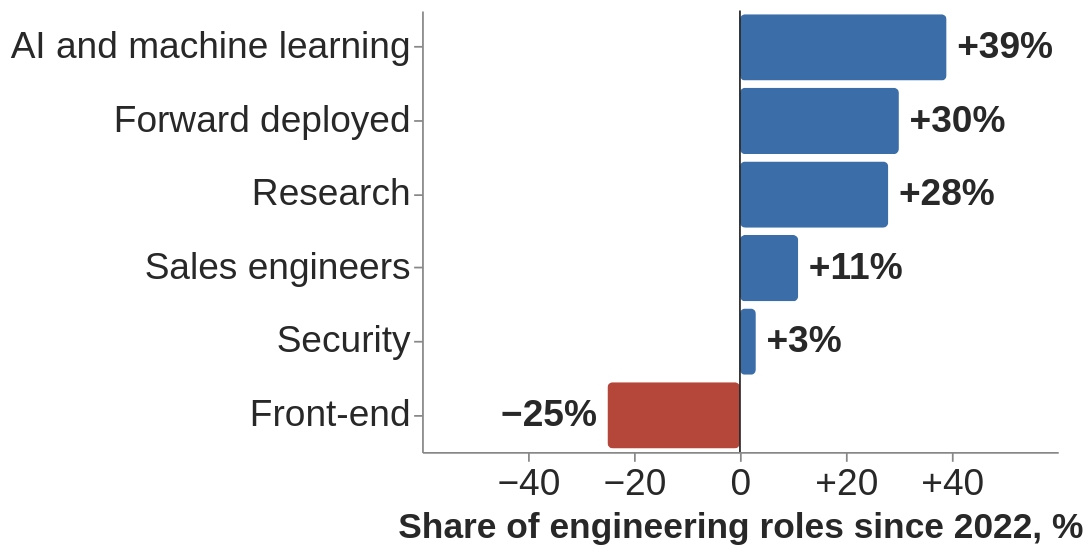

Vega-Lite specification for this chart:
### Vega-Lite specification from a JSON file in a GitHub repository (floating-point values rounded to 4 significant figures)
{"$schema": "https://vega.github.io/schema/vega-lite/v5.json", "width": 360, "height": 250, "data": {"values": [{"k": "AI and machine learning", "v": 39, "c": "#3b6ea8", "t": "+39%"}, {"k": "Forward deployed", "v": 30, "c": "#3b6ea8", "t": "+30%"}, {"k": "Research", "v": 28, "c": "#3b6ea8", "t": "+28%"}, {"k": "Sales engineers", "v": 11, "c": "#3b6ea8", "t": "+11%"}, {"k": "Security", "v": 3, "c": "#3b6ea8", "t": "+3%"}, {"k": "Front-end", "v": -25, "c": "#b5473a", "t": "−25%"}]}, "layer": [{"mark": {"type": "bar", "cornerRadius": 3}, "encoding": {"y": {"field": "k", "type": "ordinal", "sort": null, "axis": {"title": null, "labelLimit": 340}}, "x": {"field": "v", "type": "quantitative", "scale": {"domain": [-55, 52]}, "axis": {"title": "Share of engineering roles since 2022, %", "grid": false, "labelExpr": "datum.value>0?'+'+datum.value:datum.value==0?'0':'−'+(-datum.value)", "values": [-40, -20, 0, 20, 40]}}, "color": {"field": "c", "type": "nominal", "scale": null}}}, {"transform": [{"filter": "datum.v>0"}], "mark": {"type": "text", "align": "left", "dx": 6, "fontSize": 21, "fontWeight": "bold", "color": "#282828"}, "encoding": {"y": {"field": "k", "type": "ordinal", "sort": null}, "x": {"field": "v", "type": "quantitative"}, "text": {"field": "t"}}}, {"transform": [{"filter": "datum.v<0"}], "mark": {"type": "text", "align": "right", "dx": -6, "fontSize": 21, "fontWeight": "bold", "color": "#282828"}, "encoding": {"y": {"field": "k", "type": "ordinal", "sort": null}, "x": {"field": "v", "type": "quantitative"}, "text": {"field": "t"}}}, {"data": {"values": [{"x": 0}]}, "mark": {"type": "rule", "color": "#282828"}, "encoding": {"x": {"field": "x", "type": "quantitative"}}}], "config": {"font": "Tahoma, Verdana, sans-serif", "axis": {"labelFontSize": 21, "titleFontSize": 20, "labelColor": "#282828", "titleColor": "#282828"}, "view": {"stroke": null}}}
